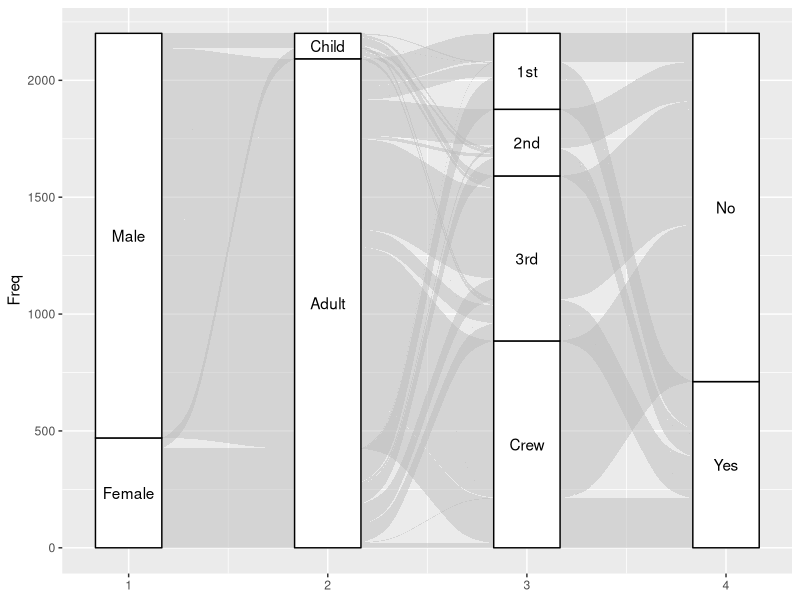

This chart was generated by the following R code: (Note: this script raises an error after producing the figure.)
## ---- chunk 1
library(tidyverse)
cars <- tibble(cars)
knitr::opts_chunk$set(echo = T, message = F, warning = F)
## ---- chunk 2
library(ggalluvial)
library(ggplot2)
titanic_wide <- data.frame(Titanic)
head(titanic_wide)
#>   Class    Sex   Age Survived Freq
#> 1   1st   Male Child       No    0
#> 2   2nd   Male Child       No    0
#> 3   3rd   Male Child       No   35
#> 4  Crew   Male Child       No    0
#> 5   1st Female Child       No    0
#> 6   2nd Female Child       No    0
#> 

StatStratum$default_aes <- aes(label = after_stat(stratum))
geom_stratum_text <- function(...){geom_text(stat = "stratum", ...)}


GeomStratum$default_aes
## ---- chunk 3
ggplot(data = titanic_wide) + # Ok Lets look at this titanic data
  aes(y = Freq, axis1 = Class, axis2 = Survived) + # Here some variables of interest
  geom_alluvium() + # And we are ready to look at flow
  geom_stratum(aes(fill = NULL)) + # And we can label our stratumaxes
  geom_stratum_text() + # Add stratum labels
  aes(axis1 = Sex) + # look at sex to survival
  aes(axis1 = Age) + # look at age to survival
  aes(axis2 = Class, axis3 = Survived) + # age to class to survival
  aes(axis1 = Sex, axis2 = Age, axis3 = Class, axis4 = Survived) # a train
  aes(fill = Sex) + # Track sex throughout
  scale_x_discrete(limits = c("Sex", "Age", "Class", "Survived"), expand = c(.05, .05)) + # adjusting the x axis
  labs(x = "Demographic") + # An overall label for x axis
  labs(title = "Passengers on the maiden voyage of the Titanic") + # hello 
  labs(subtitle = "stratified by demographics and survival") # hello
## ---- chunk 4
cr_last_plot_construction <- ':::{focus-on="cr-.PLOTXXX"}\n.COMMENT, using `.CODE`\n:::\n\n:::{#cr-.PLOTXXX}\n```{r .PLOTXXX}\n.LEADING\n  .CODE\n```\n:::\n'  

cr_last_plot_construction |> cat()
## ---- chunk 5
knitr::knit_code$get("walkthrough") |>
  tibble(code_raw = _) |>
  mutate(comment = str_extract(code_raw, "#.+$")) |>
  mutate(comment = str_remove(comment, "#")) |>
  mutate(code = str_remove(code_raw, "\\+ #.+$|#.+$")) |>
  mutate(index = row_number()) |>
  mutate(plot_name = paste("walkthrough", sep = "-", index)) |>
  mutate(to_cr = cr_last_plot_construction) |>
  mutate(to_cr = str_replace_all(to_cr, ".PLOTXXX", plot_name)) |>
  mutate(to_cr = str_replace(to_cr, ".COMMENT", comment)) |>
  mutate(to_cr = str_replace_all(to_cr, ".CODE", code)) |>
  mutate(to_cr = str_replace(to_cr, ".LEADING", ifelse(index == 1, "", "last_plot() +"))) |>
  pull(to_cr) -> 
to_closeread

to_closeread
